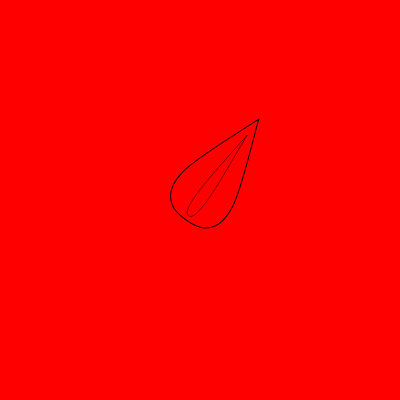
Frame 1 (no input)
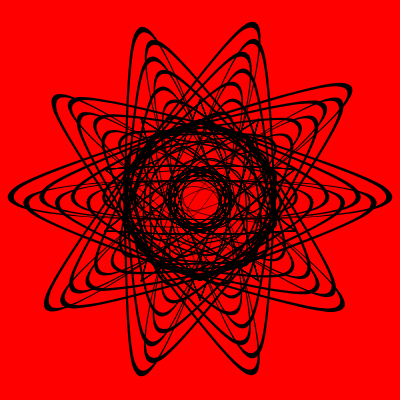
Frame 60 (no input)
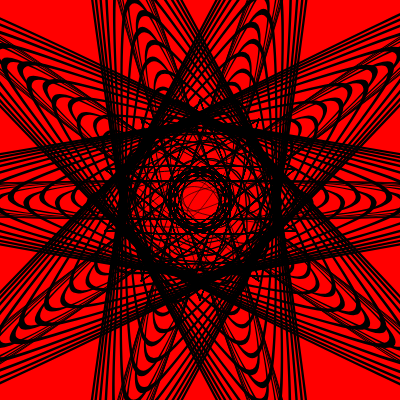
Frame 120 (the mouse pressed at the canvas centre since frame 60)

The p5.js sketch that drew these frames (run headless with seeded random() and noise() and a simulated clock; from frame 60 on, the mouse is pressed at the canvas centre):

// p5.js sketch
// ── sketch.js
let angle=0;
let s= 0.1;
function setup() {
  createCanvas(400, 400);
    background(255,0,0);
}

function draw() {
s=s+0.1;
angle=angle+36;

  noFill(); 
translate(width/2,height/2);
rotate(radians(angle));
beginShape();
curveVertex(0,-100); 
curveVertex(0,-100); 
curveVertex(-30,-15); 
curveVertex(-20,20); 
curveVertex(20,20); 
curveVertex(30,-15); 
curveVertex(0,-100); 
curveVertex(0,-100); 
endShape();
scale(s,0.8)
beginShape();
curveVertex(0,-100); 
curveVertex(0,-100); 
curveVertex(-30,-15); 
curveVertex(-20,20); 
curveVertex(20,20); 
curveVertex(30,-15); 
curveVertex(0,-100); 
curveVertex(0,-100); 
endShape();
}
